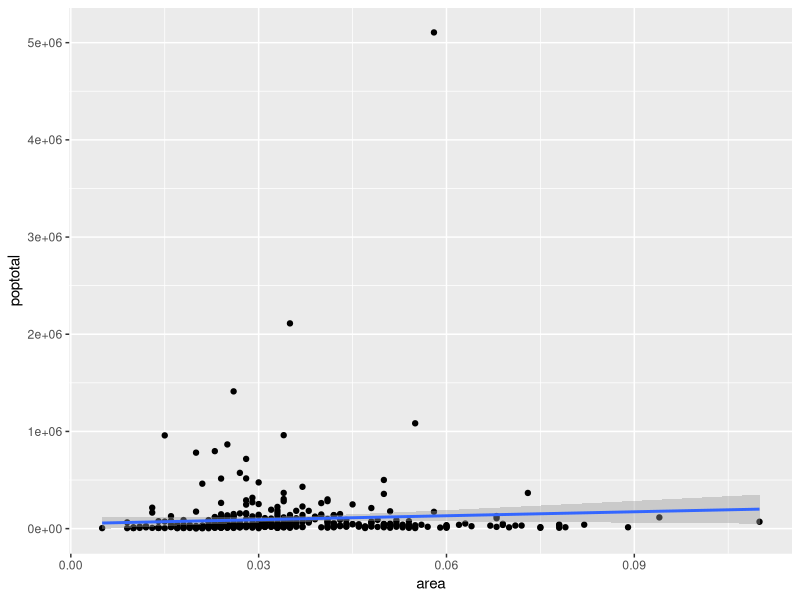
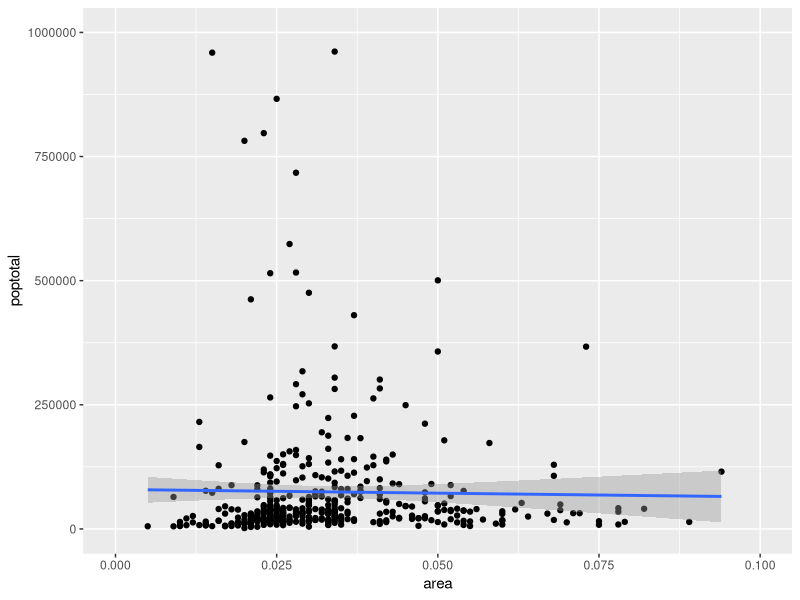
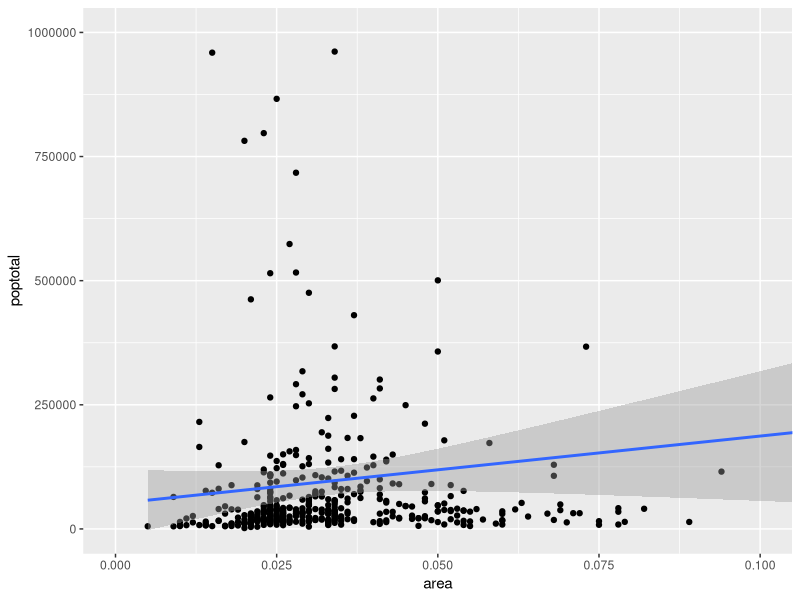
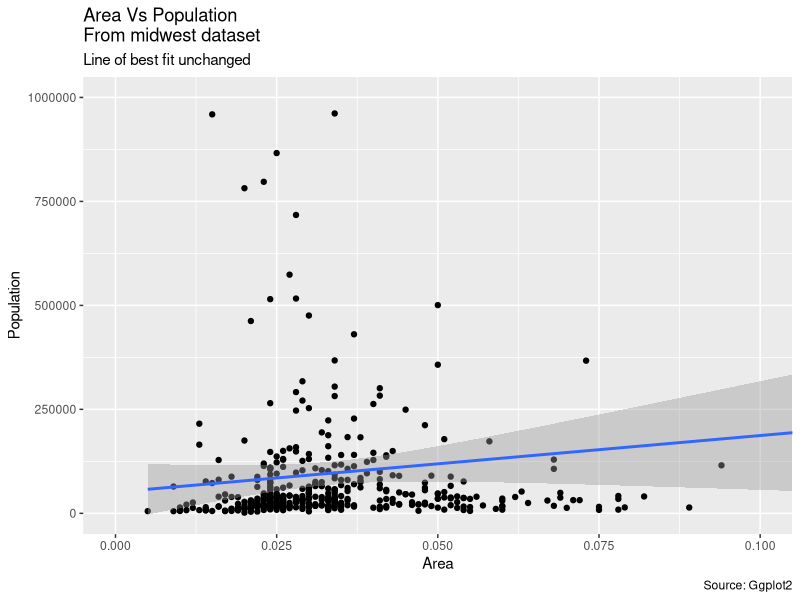
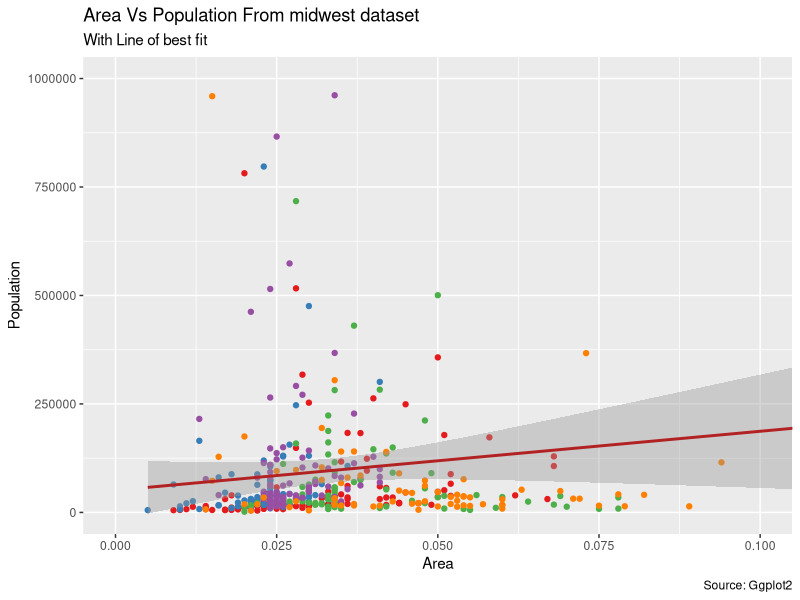
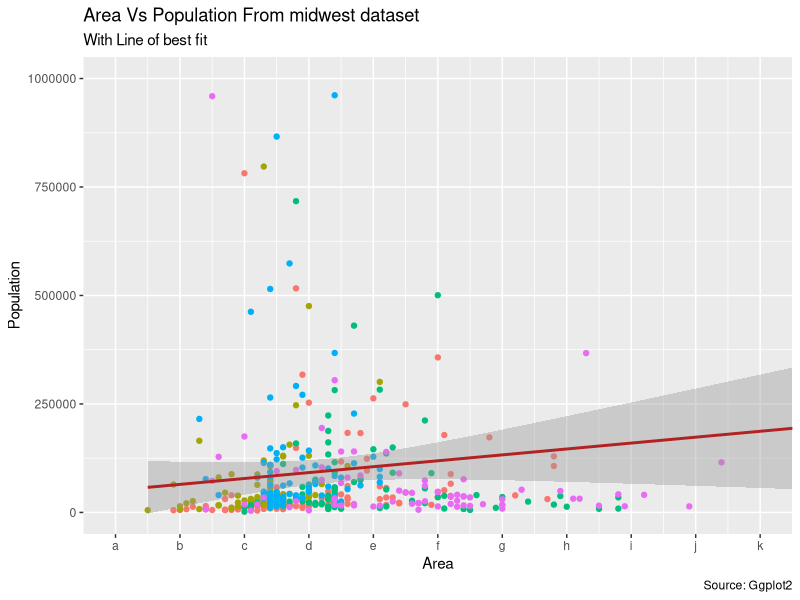
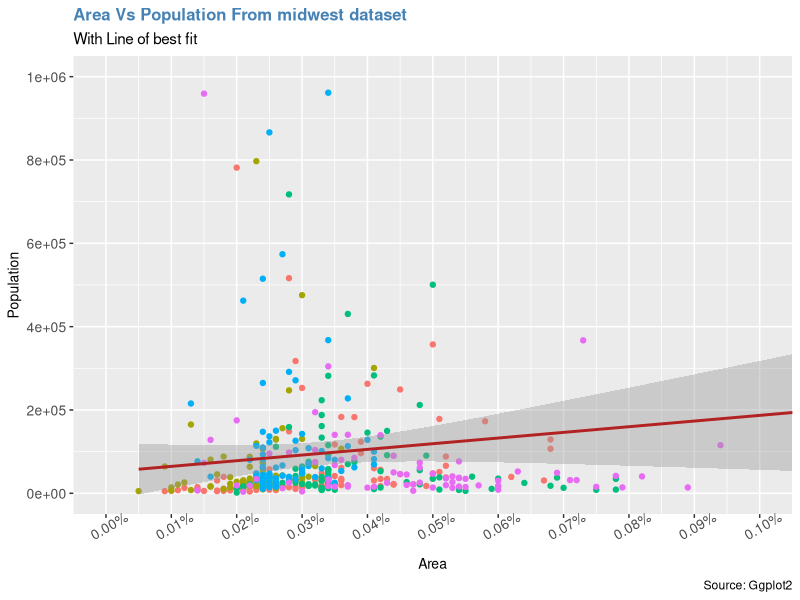
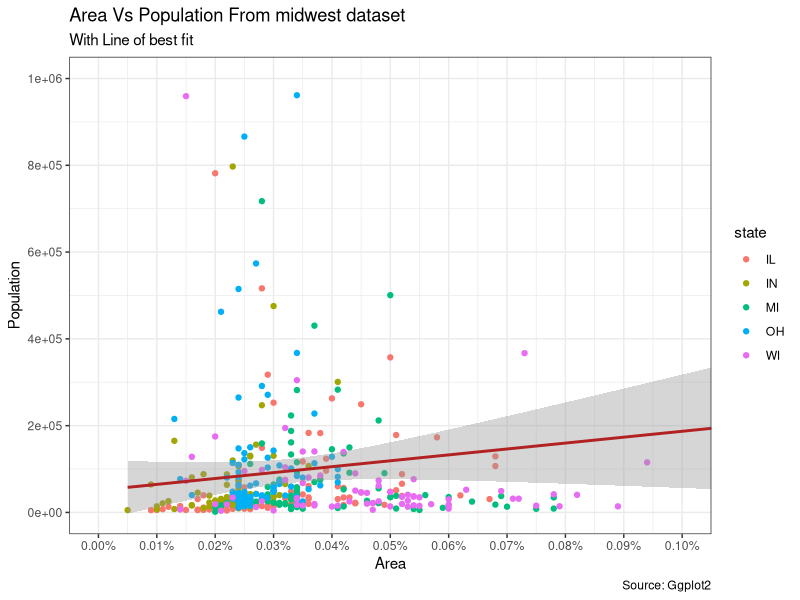

R code for these plots, in order:
# Course Title: Mastering R Programming
# Author: Selva Prabhakaran
# URL: https://www.packtpub.com/big-data-and-business-intelligence/mastering-r-programming-video
# Contact: selva86@gmail.com
# Website: www.r-statistics.co


library(ggplot2)
data("midwest", package = "ggplot2")
# midwest <- read.csv("http://goo.gl/G1K41K")  
# Full link: https://raw.githubusercontent.com/selva86/datasets/master/midwest.csv

# Basic Scatterplot and Line of best Fit.
g <- ggplot(midwest, aes(x=area, y=poptotal)) + geom_point() + 
  geom_smooth(method="lm")
plot(g)

# Change X and Y axis limits by deleting the points not in range
g + xlim(c(0,0.1)) + ylim(c(0, 1000000))   # deleted

# Change X and Y axis limits by Zooming in
g1 <- g + coord_cartesian(xlim=c(0,0.1), ylim=c(0, 1000000))  # zoom in
plot(g1)

# Add Title, Subtitle, Caption, X and Y Axis labels.
g1 + labs(title="Area Vs Population\nFrom midwest dataset", 
          subtitle="Line of best fit unchanged",
          caption="Source: Ggplot2",
          y="Population", x="Area")

# Full Function Call
gg <- ggplot(midwest, aes(x=area, y=poptotal)) + 
  geom_point(aes(col=state)) + 
  geom_smooth(method="lm", col="firebrick") + 
  coord_cartesian(xlim=c(0,0.1), ylim=c(0, 1000000)) + 
  labs(title="Area Vs Population From midwest dataset", 
       y="Population", x="Area", 
       subtitle="With Line of best fit", caption="Source: Ggplot2") +
  theme(legend.position = "None")


# Change Color Palette
gg + scale_colour_brewer(palette = "Set1")

# Full list of Color Palettes
library(RColorBrewer)
brewer.pal.info

# Change Axis Text
gg + scale_x_continuous(breaks=seq(0, 0.1, 0.01), labels = letters[1:11])

# Format Axis Text
gg <- gg + scale_x_continuous(breaks=seq(0, 0.1, 0.01), 
                        labels = sprintf("%1.2f%%", seq(0, 0.1, 0.01))) + 
  scale_y_continuous(breaks=seq(0, 1000000, 200000))

# Change theme elements
gg1 <- gg + theme(plot.title=element_text(size=12, face="bold", color="steelblue", lineheight=1.2),
                  axis.title.x=element_text(size=10), axis.title.y=element_text(size=10), # axis title
                  axis.text.x=element_text(size=10, angle = 30), axis.text.y=element_text(size=10))  # axis text
plot(gg1)


# Change the entire theme with built-in themes
gg1 + theme_bw()
gg1 + theme_light()



# Answer
library(ggplot2)
data("midwest", package = "ggplot2")
# midwest <- read.csv("http://goo.gl/G1K41K") 

gg <- ggplot(midwest, aes(x=popamerindian, y=popasian)) + 
  geom_point(aes(col=state)) +
  geom_smooth(method="lm", col="firebrick") + 
  xlim(c(0, 1000)) + 
  ylim(c(0, 1000)) +
  labs(title="Population of American Indians Vs Asians", 
       y="Pop. Asian", x="Pop. American Indian")

plot(gg)

gg + theme(plot.title=element_text(size=12, face="bold", 
                                   color="steelblue", lineheight=1.2), 
           axis.title.x=element_text(size=10), axis.title.y=element_text(size=10), 
           axis.text.x=element_text(size=10), axis.text.y=element_text(size=10))

